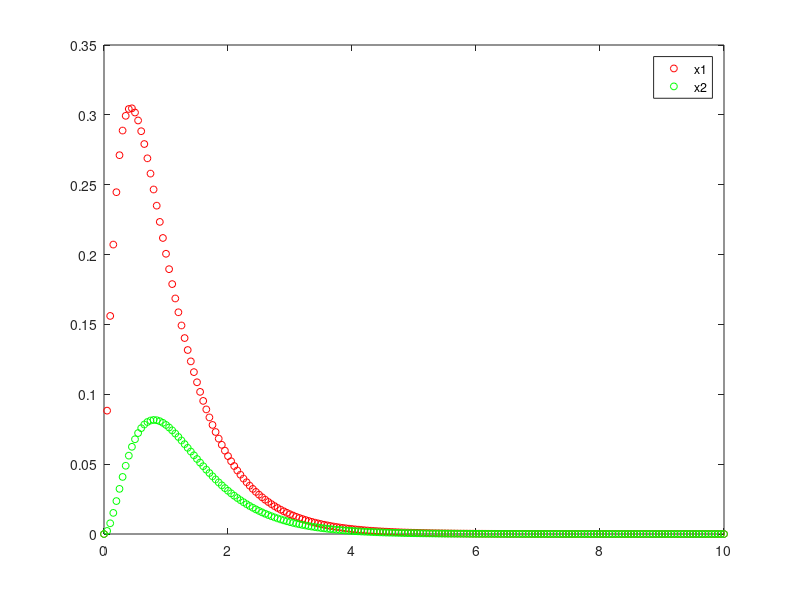

Write MATLAB code to recreate this figure.
N1 = [2];
D1 = [1 5 5];
[r1, p1, k1] = residue(N1,D1)

N2 = [2];
D2 = [1 8 20 15];
[r2, p2, k2] = residue(N2,D2)

t = 0:0.05:10;

x1 = r1(1)*exp(p1(1)*t)+r1(2)*exp(p1(2)*t);
x2 = r2(1)*exp(p2(1)*t)+r2(2)*exp(p2(2)*t)+r2(3)*exp(p2(3)*t);

plot(t,x1,'ro',"markersize", 5)
hold on
plot(t,x2,'go',"markersize", 5)
legend('x1', 'x2')
